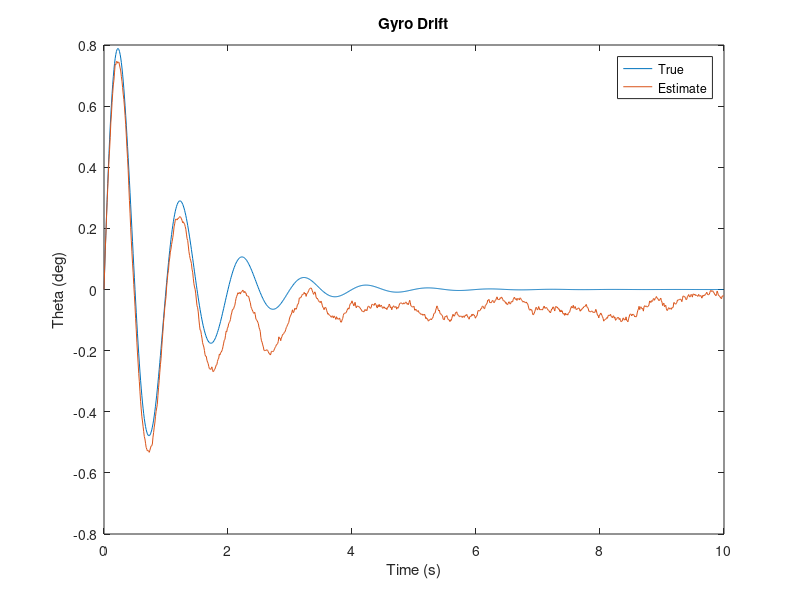

Recreate this plot in MATLAB.

% Simulation parameters
N = 1000;
T = 0.01;
noise_std = 0.5;

% Time vector
t = (0:(N-1)) * T;

% True states
theta = exp(-t) .* sin(2 * pi * t);
theta_dot = exp(-t) .* (2 * pi * cos(2 * pi * t) - sin(2 * pi * t));

% Noisy gyro measurements
theta_dot_noise = theta_dot + noise_std * randn(1, N);

% Integrate gyro measurements to get state estimate
theta_hat = zeros(1, N);

for i=2:N
   theta_hat(i) = theta_hat(i - 1) + theta_dot_noise(i) * T;
end

plot(t, theta, t, theta_hat)
xlabel('Time (s)')
ylabel('Theta (deg)')
title('Gyro Drift')
legend('True', 'Estimate')
